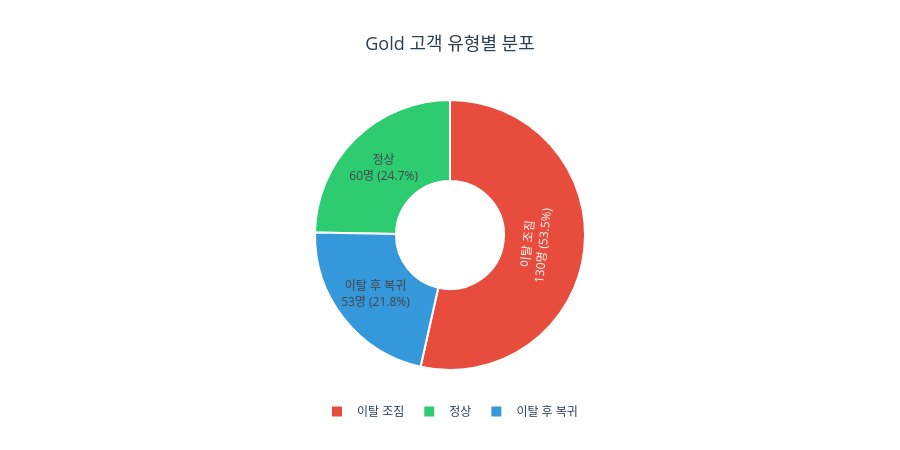

Notebook cell for this chart:
### Code cell
labels = ['정상', '이탈 후 복귀', '이탈 조짐']
values = [total_정상, total_복귀, total_churn]
colors = ['#2ecc71', '#3498db', '#e74c3c']

fig = go.Figure(go.Pie(
    labels=labels,
    values=values,
    marker=dict(colors=colors, line=dict(color='white', width=2)),
    texttemplate='%{label}<br>%{value}명 (%{percent})',
    hole=0.4
))

fig.update_layout(
    title=dict(
        text='Gold 고객 유형별 분포',
        font=dict(size=18, color='#2c3e50'),
        x=0.5, xanchor='center'
    ),
    legend=dict(orientation='h', yanchor='top', y=-0.1, xanchor='center', x=0.5),
    height=450
)
fig.show()

### Figure 1 — Plotly figure (JSON) as saved in the notebook; plotly's stock layout.template omitted (floating-point values rounded to 4 significant figures)
{"data": [{"hole": 0.4, "labels": ["정상", "이탈 후 복귀", "이탈 조짐"], "marker": {"colors": ["#2ecc71", "#3498db", "#e74c3c"], "line": {"color": "white", "width": 2}}, "texttemplate": "%{label}<br>%{value}명 (%{percent})", "type": "pie", "values": [60, 53, 130]}], "layout": {"height": 450, "legend": {"orientation": "h", "x": 0.5, "xanchor": "center", "y": -0.1, "yanchor": "top"}, "title": {"font": {"color": "#2c3e50", "size": 18}, "text": "Gold 고객 유형별 분포", "x": 0.5, "xanchor": "center"}}}
